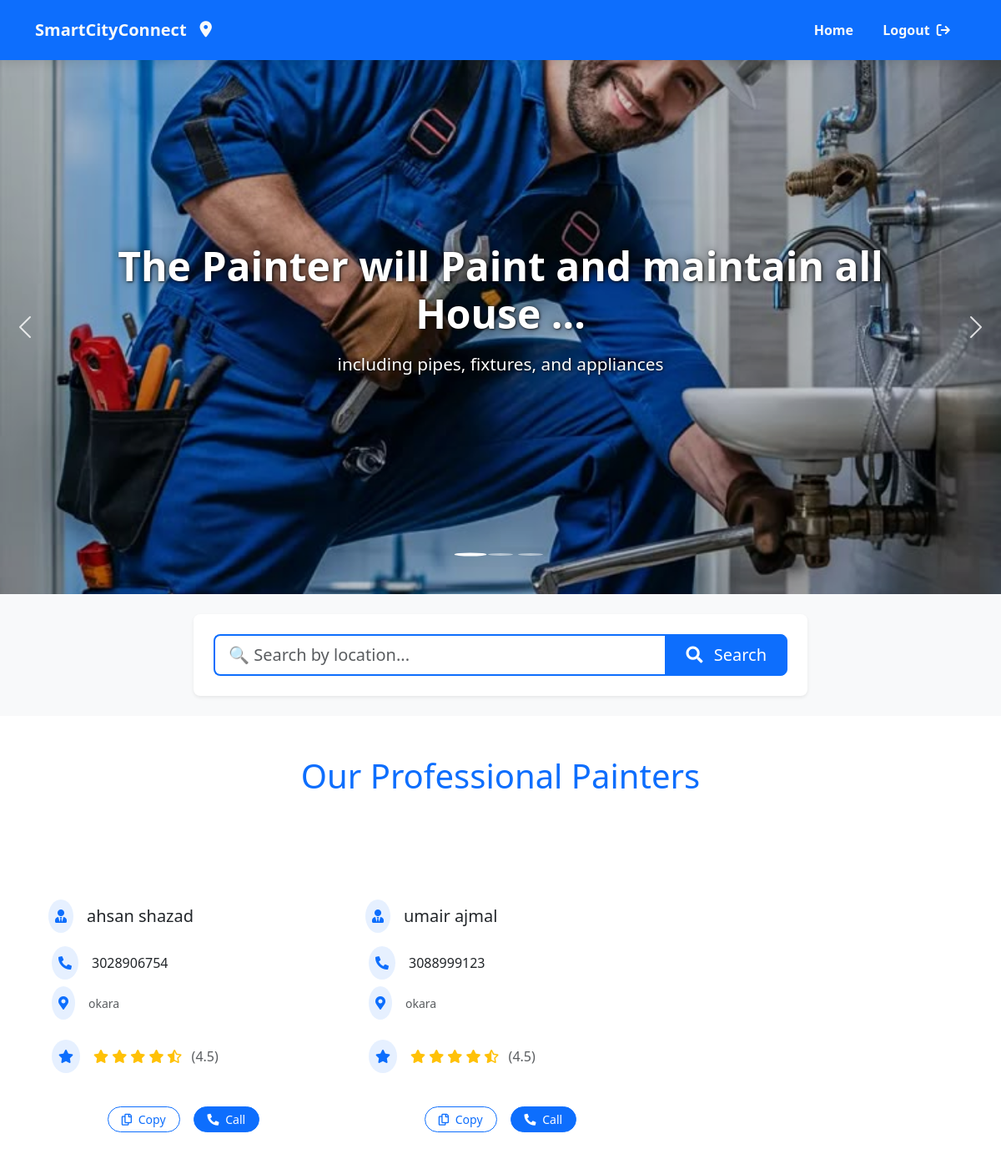
/painters/ (signed in), run on the app's committed database.
### smartcity/models.py (models this page shows, shortened)
class ServiceProviderR(models.Model):
    user = models.OneToOneField(User, on_delete=models.CASCADE)
    service_image = models.ImageField(upload_to='service_images/')
    servicename = models.CharField(max_length=100)  # This can be the name of the service
    Phoneno = models.CharField(max_length=15)
    address = models.TextField()

### smartcity/views.py (the view)
# urls.py: path('painters/',painters,name='painters'),
@login_required(login_url='/Login_page/')
def painters(request):
      queryset = ServiceProviderR.objects.filter(servicename__iexact='painter' ).select_related('user')
      location = request.GET.get('location', '').strip()
      if location:
        queryset = ServiceProviderR.objects.filter(address__icontains=location, servicename__iexact='painter').select_related('user')
        page_title = f"painter in {location}"
      else:
       queryset = ServiceProviderR.objects.filter(servicename__iexact='painter').select_related('user')
       page_title = "Professional Painters"
       context = { 'painters': queryset,'page_title': page_title, 'search_location': location, }
       return render(request,'Painters.html',context)

### smartcity/templates/Painters.html (shortened to what this page needs)
{% load static%}
<!DOCTYPE html>
<html lang="en">
<head>
    <link href="https://cdn.jsdelivr.net/npm/bootstrap@5.3.3/dist/css/bootstrap.min.css" rel="stylesheet">
    <link
    rel="stylesheet"
    href="https://cdnjs.cloudflare.com/ajax/libs/font-awesome/6.6.0/css/all.min.css"
  />
  <link  rel="stylesheet"  href="{% static 'css/painters.css'%}">
</head>
<body>
<div class="container-fluid bg-primary navbar-container">
  <div class="container">
    <div class="row">
      <div class="col-12">
        <nav class="navbar navbar-expand-lg navbar-dark">
          <a class="navbar-brand text-light fw-bold d-flex align-items-center brand-logo" href="{% url 'Home'%}">
            <span class="logo-text">SmartCityConnect</span>
            <i class="fa-solid fa-location-dot logo-icon ms-2"></i>
          </a>
          <div class="collapse navbar-collapse justify-content-lg-end" id="navbarNav">
            <ul class="navbar-nav nav-items">
              <li class="nav-item">
                <a href="{% url 'Home'%}" class="nav-link text-light fw-bold nav-link-hover">
                  <span>Home</span>
                </a>
              </li>
              {% if user.is_authenticated %}
                <li class="nav-item">
                  <form method="post" action="{% url 'logout' %}" class="d-inline">
                    <button type="submit" class="nav-link text-light fw-bold nav-link-hover login-btn" style="background: none; border: none; cursor: pointer;">
                      <span>Logout</span>
                      <i class="fa-solid fa-arrow-right-from-bracket ms-1"></i>
                    </button>
                  </form>
                </li>
              {% endif %}
            </ul>
          </div>
        </nav>
      </div>
    </div>
  </div>
</div>
  <div id="carouselExampleCaptions" class="carousel slide">
    <div class="carousel-indicators">
      <button type="button" data-bs-target="#carouselExampleCaptions" data-bs-slide-to="0" class="active" aria-current="true" aria-label="Slide 1"></button>
      <button type="button" data-bs-target="#carouselExampleCaptions" data-bs-slide-to="1" aria-label="Slide 2"></button>
      <button type="button" data-bs-target="#carouselExampleCaptions" data-bs-slide-to="2" aria-label="Slide 3"></button>
    </div>
    <div class="carousel-inner">
      <div class="carousel-item active">
        <img src="{% static 'media/plumber.jpeg'%}" class="d-block w-100 slider-img" alt="Plumbing services"/>
        <div class="carousel-caption d-none d-md-block">
          <h2 class="slider-title animate__animated animate__fadeIn">The Painter will Paint  and maintain all House ...</h2>
          <p class="slider-subtitle animate__animated animate__fadeIn animate__delay-1s">including pipes, fixtures, and appliances</p>
        </div>
      </div>
    </div>
    <button class="carousel-control-prev" type="button" data-bs-target="#carouselExampleCaptions" data-bs-slide="prev">
      <span class="carousel-control-prev-icon" aria-hidden="true"></span>
    </button>
    <button class="carousel-control-next" type="button" data-bs-target="#carouselExampleCaptions" data-bs-slide="next">
      <span class="carousel-control-next-icon" aria-hidden="true"></span>
    </button>
  </div>
  <div class="container-fluid py-4 search-section">
    <div class="container">
      <div class="row justify-content-center">
        <div class="col-lg-8 col-md-10">
          <div class="bg-white p-4 rounded-3 shadow-sm">
            <form action="{% url 'carpenter' %}" method="GET" class="search-form">
              <div class="input-group">
                <input type="search"
                       name="location"
                       class="form-control form-control-lg border-primary border-2"
                       placeholder="🔍 Search by location..."
                       value="{{ search_location|default:'' }}"
                       aria-label="Search professionals by location">
                <button class="btn btn-primary btn-lg px-4" type="submit">
                  <i class="fas fa-search me-2"></i> Search
                </button>
              </div>
            </form>
          </div>
        </div>
      </div>
    </div>
  </div>
  {% block content %}
  <link rel="stylesheet" href="https://cdnjs.cloudflare.com/ajax/libs/font-awesome/5.15.4/css/all.min.css"/>
  <link rel="stylesheet" href="https://cdnjs.cloudflare.com/ajax/libs/animate.css/4.1.1/animate.min.css"/>
  <div class="container py-5">
      <h1 class="text-center mb-5 text-primary animate__animated animate__fadeInDown">Our Professional Painters</h1>
      <div class="row row-cols-1 row-cols-md-2 row-cols-lg-3 g-4">
          {% for painter in painters %}
          <div class="col">
              <div class="card h-100 border-0 plumber-card shadow-sm">
                  <div class="card-header bg-primary border-0 py-3 position-relative overflow-hidden">
                      <h4 class="mb-0 text-center text-white fw-bold service-title animate__animated animate__fadeIn">
                      </h4>
                  </div>
                  <div class="card-body text-left d-flex flex-column bg-light">
                      <div class="d-flex align-items-center mb-3 animate__animated animate__fadeInLeft">
                          <div class="bg-primary bg-opacity-10 p-2 rounded-circle me-3">
                              <i class="fas fa-user-tie text-primary"></i>
                          </div>
                          <h5 class="card-title mb-0 text-dark">
                              {% firstof painter.user.get_full_name.strip painter.user.username %}
                          </h5>
                      </div>
                      <div class="contact-info mb-4 ps-1">
                          <div class="d-flex align-items-center mb-2 animate__animated animate__fadeInLeft" style="animation-delay: 0.1s;">
                              <div class="bg-primary bg-opacity-10 p-2 rounded-circle me-3">
                                  <i class="fas fa-phone-alt text-primary"></i>
                              </div>
                              <span class="phone-number text-dark">{{ painter.Phoneno }}</span>
                          </div>
                          <div class="d-flex align-items-center animate__animated animate__fadeInLeft" style="animation-delay: 0.2s;">
                              <div class="bg-primary bg-opacity-10 p-2 rounded-circle me-3">
                                  <i class="fas fa-map-marker-alt text-primary"></i>
                              </div>
                              <small class="text-muted">{{painter.address }}</small>
                          </div>
                      </div>
                      <div class="mb-4 ps-1 animate__animated animate__fadeInLeft" style="animation-delay: 0.3s;">
                          <div class="d-flex align-items-center">
                              <div class="bg-primary bg-opacity-10 p-2 rounded-circle me-3">
                                  <i class="fas fa-star text-primary"></i>
                              </div>
                              <div class="text-warning">
                                  <i class="fas fa-star"></i>
                                  <i class="fas fa-star"></i>
                                  <i class="fas fa-star"></i>
                                  <i class="fas fa-star"></i>
                                  <i class="fas fa-star-half-alt"></i>
                                  <span class="text-muted ms-2">(4.5)</span>
                              </div>
                          </div>
                      </div>
                      <div class="mt-auto d-flex justify-content-center gap-3 pt-3 animate__animated animate__fadeInUp" style="animation-delay: 0.4s;">
                          <button class="btn btn-outline-primary btn-sm copy-btn px-3 rounded-pill hover-lift"
                                  data-phone="{{ painter.Phoneno }}">
                              <i class="far fa-copy me-1"></i> Copy
                          </button>
                          <a href="tel:{{ painter.Phoneno }}" class="btn btn-primary btn-sm call-btn text-white px-3 rounded-pill hover-lift">
                              <i class="fas fa-phone-alt me-1"></i> Call
                          </a>
                      </div>
                  </div>
              </div>
          </div>
          {% empty %}
          <div class="col-12 animate__animated animate__fadeIn">
              <div class="alert alert-info text-center">No Painter available at the moment.</div>
          </div>
          {% endfor %}
      </div>
  </div>
  {% endblock %}
</body>
</html>

### static/css/painters.css (style rules this page uses)
.navbar-container { box-shadow: 0 4px 12px rgba(0, 0, 0, 0.1); transition: all 0.3s ease; position: sticky; top: 0; z-index: 1020; }
.navbar { padding: 0.8rem 0; }
.brand-logo { display: flex; align-items: center; transition: all 0.3s ease; padding: 0.5rem 0; }
.logo-text { margin-right: 8px; position: relative; }
.logo-text::after { content: ''; position: absolute; bottom: -2px; left: 0; width: 0; height: 2px; background-color: white; transition: width 0.3s ease; }
.logo-icon { font-size: 1.2rem; transition: all 0.3s ease; transform: translateY(0); animation: pulse 2s infinite; }
.nav-link-hover { position: relative; padding: 0.5rem 1rem; transition: all 0.3s ease; }
.nav-link-hover span { position: relative; z-index: 1; }
.nav-link-hover::before { content: ''; position: absolute; bottom: 0; left: 0; width: 0; height: 2px; background-color: white; transition: width 0.3s ease; }
.login-btn { background-color: rgba(255, 255, 255, 0.2); border-radius: 4px; margin-left: 0.5rem; padding: 0.5rem 1.2rem !important; transition: all 0.3s ease; }
.carousel { position: relative; overflow: hidden; }
.slider-img { height: 80vh; min-height: 500px; width: 100%; object-fit: cover; filter: brightness(0.85); }
.carousel-caption { position: absolute; top: 55%; left: 50%; transform: translate(-50%, -50%); width: 80%; text-align: center; padding: 0; color: white; text-shadow: 1px 1px 3px rgba(0, 0, 0, 0.8), 0 0 10px rgba(0, 0, 0, 0.5); }
.slider-title { font-size: 3.5rem; font-weight: 700; margin-bottom: 1rem; line-height: 1.2; }
.slider-subtitle { font-size: 1.5rem; font-weight: 400; margin-bottom: 0; }
.carousel-control-prev, .carousel-control-next { width: 5%; opacity: 0.8; transition: all 0.3s ease; }
.carousel-indicators { bottom: 20px; }
.carousel-indicators button { width: 10px; height: 10px; border-radius: 50%; margin: 0 6px; transition: all 0.3s ease; }
.carousel-indicators button.active { transform: scale(1.3); background-color: #fff; }
.animate__animated { animation-duration: 1s; animation-fill-mode: both; }
.animate__fadeIn { animation-name: fadeIn; }
.animate__delay-1s { animation-delay: 1s; }
@media (max-width: 1200px) { .slider-title { font-size: 3rem; } }
@media (max-width: 1200px) { .slider-subtitle { font-size: 1.3rem; } }
.search-section { background-color: #f8f9fa; }
.search-form .form-control { border-right: none; transition: all 0.3s ease; }
.search-form .btn { transition: all 0.3s ease; }
@media (min-width: 1200px) { .search-form .form-control { min-width: 400px; } }

### data on the page
ServiceProviderR: user.last_name "ahsan shazad", Phoneno "3028906754", address "okara"
ServiceProviderR: user.last_name "umair ajmal", Phoneno "3088999123", address "okara"
